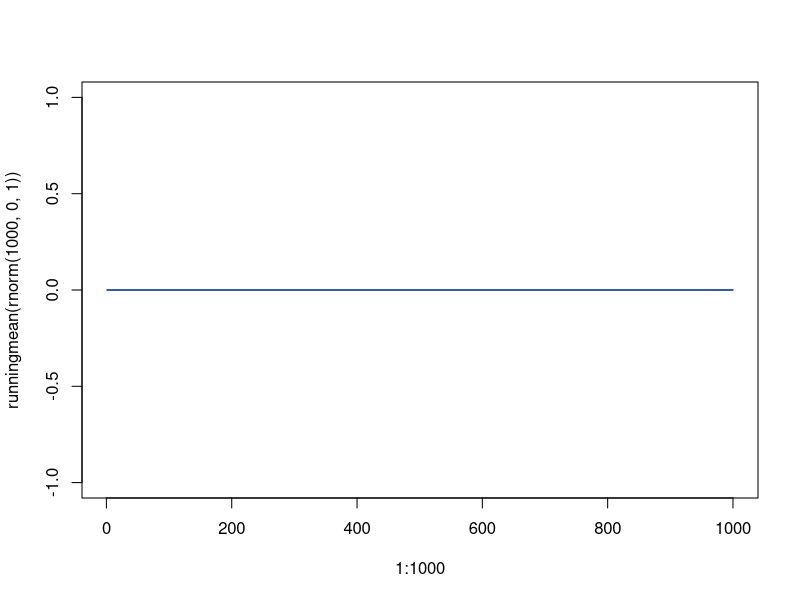
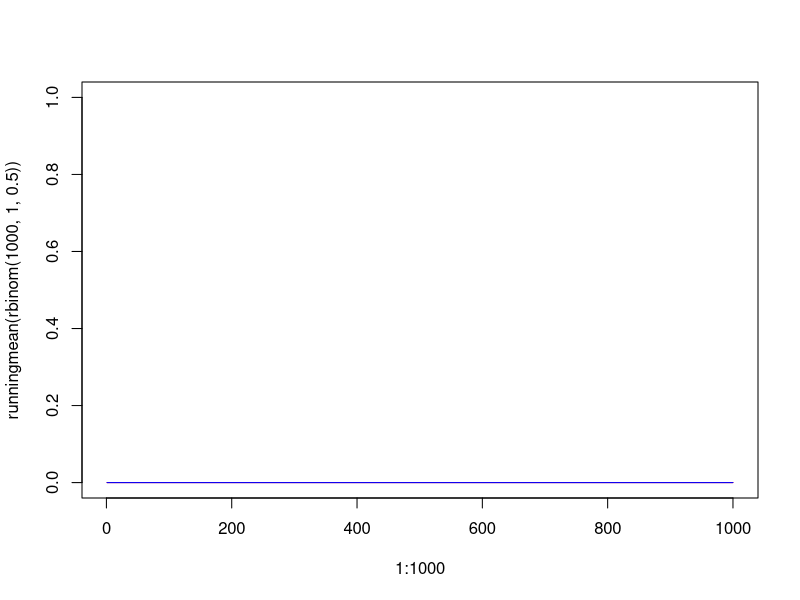

Here is the R script that generated these plots, in order:
####################################################################################
#	Script-file:   studio2_skel.R
#	Project:       FIT2086 - Studio 2
#
# Purpose:  	   Skeleton for questions in Studio 2
####################################################################################

# Q6.1 Weak Law of Large Numbers

# Q6.1.1 Running mean
runningmean <- function(x)
{
  mu = vector(mode = "numeric", length = length(x))
  
  ## Insert code to compute running mean here ...
  # ...

  return(mu)
}

# Generate data and plot
plot(1:1000,runningmean(rnorm(1000,0,1)), type="l", col="red")
# Use "lines" to add new lines to an existing plot ...
lines(1:1000, runningmean(rnorm(1000,0,1)), col = "green")
lines(1:1000, runningmean(rnorm(1000,0,1)), col = "blue")

# Do the same for binomial data -- you should use the ylim=c(0,1) option 
# to set the yaxis to be from 0 to 1 (i.e. the complete parameter space of the binomial)
plot(1:1000, runningmean(rbinom(1000,1,0.5)), type="l", col="red", ylim=c(0,1))
lines(1:1000, runningmean(rbinom(1000,1,0.9)), type="l", col="blue", ylim=c(0,1))



# Q6.2 Estimating probabilities of complex events
count = 0
niterations = 1e3
for (i in 1:niterations)
{
  X = rbinom(10, 1, 0.5)
  
  # Check condition, if condition is met, increment count
  # Here is the example for 6.2.1.
  if (X[1] == 1 && X[2] == 0)
  {
    count = count+1
  }
}
cat("Probability is", count/niterations, "\n")

